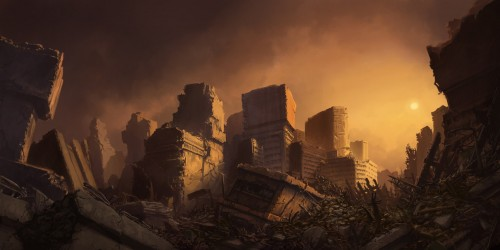
#> input picture source/imput1.jpeg, 500 x 250 px, found by its file name
$ python 2_cv2.addWeighted.py
#> lines starting #> are read from the running program, lines starting #| are printed output that depends on the picture
# Python program to illustrate
# arithmetic operation of
# addition of two images

# organizing imports
import cv2
import numpy as np

# path to input images are specified and
# images are loaded with imread command
image1 = cv2.imread('source/imput1.jpeg')
#> image1 is the input picture: shape (250, 500, 3); mean B, G, R 34.8, 52.4, 81
image2 = cv2.imread('source/input2.jpeg')
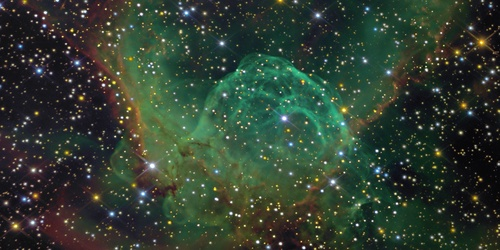
#> input picture source/input2.jpeg, 500 x 250 px, found by its file name
#> image2 is the input picture: shape (250, 500, 3); mean B, G, R 49.4, 62.5, 48.9

# cv2.addWeighted is applied over the
# image inputs with applied parameters
sum = cv2.add(image1, image2)
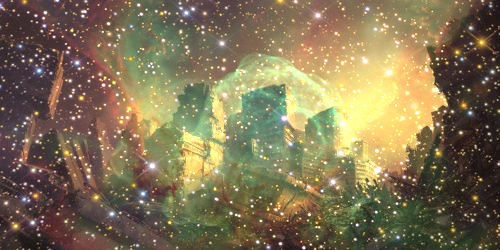
#> sum: shape (250, 500, 3); mean B, G, R 84.2, 114.3, 127.9
weightedSum = cv2.addWeighted(image1, 0.5, image2, 0.4, 0)
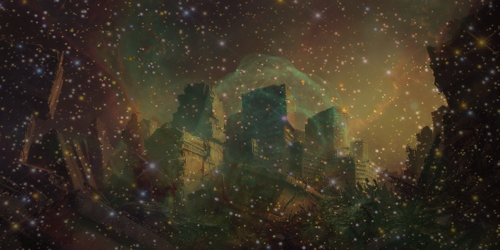
#> weightedSum: shape (250, 500, 3); mean B, G, R 37.2, 51.2, 60

# the window showing output image
# with the weighted sum
cv2.imshow('Weighted Image', weightedSum)
cv2.imshow('sum',sum)

cv2.imshow('image1', image1)
cv2.imshow('image2', image2)

# De-allocate any associated memory usage
if cv2.waitKey(0) & 0xff == 27:
#> (key Esc is pressed here)
    cv2.destroyAllWindows()
